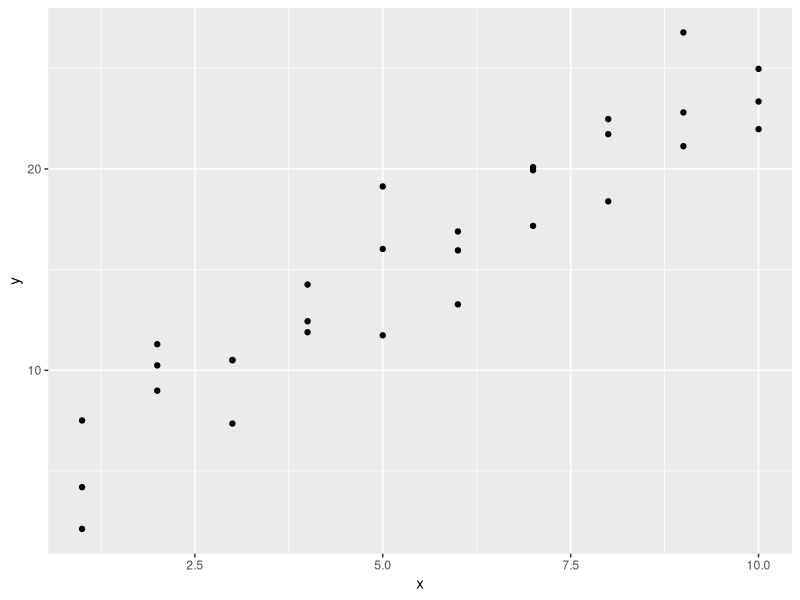
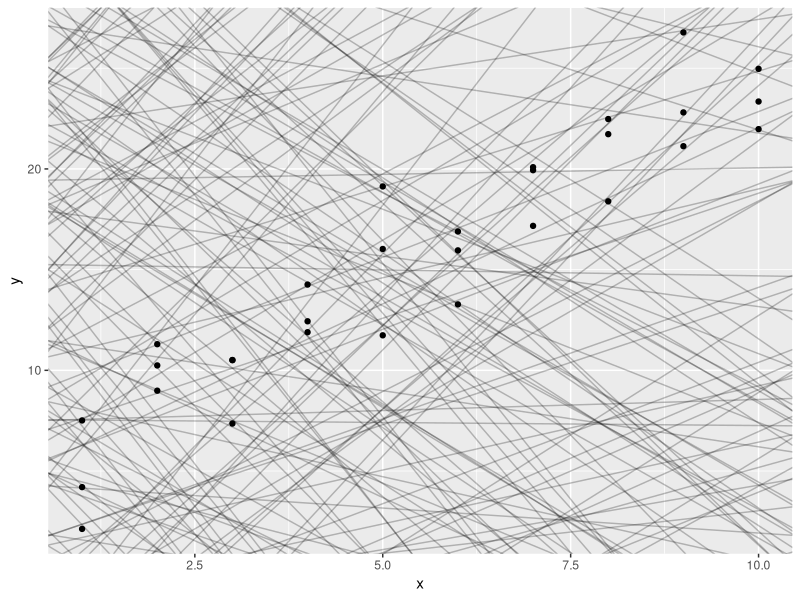
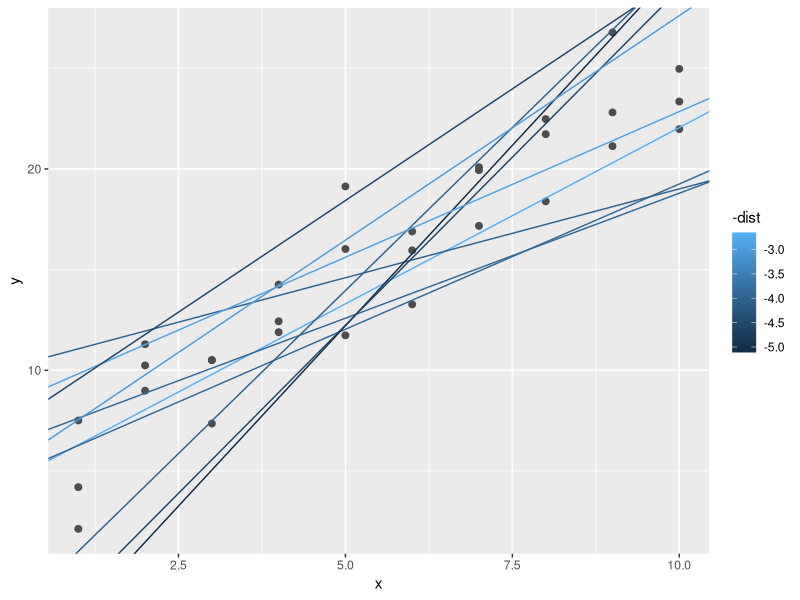
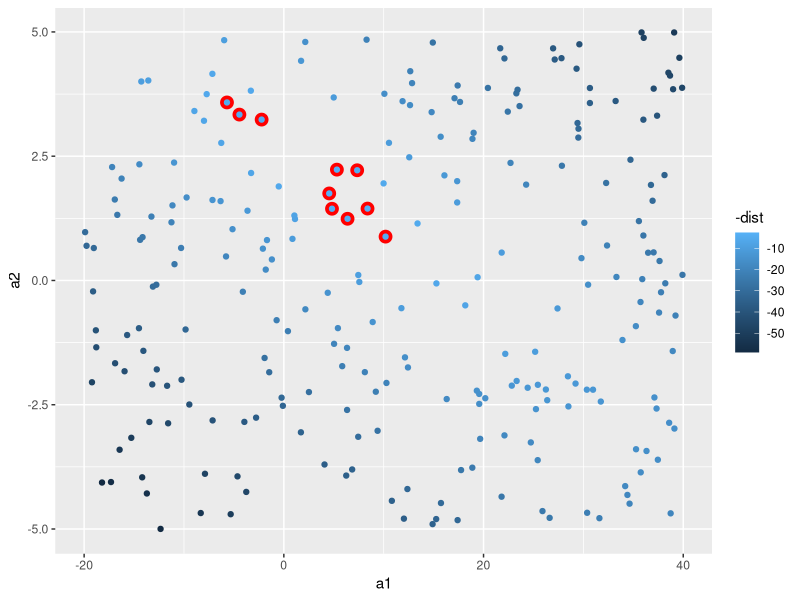
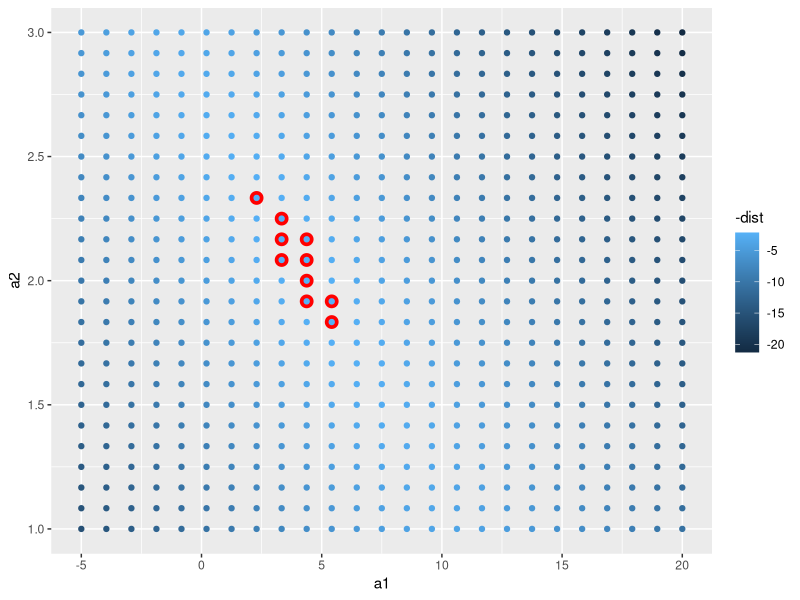
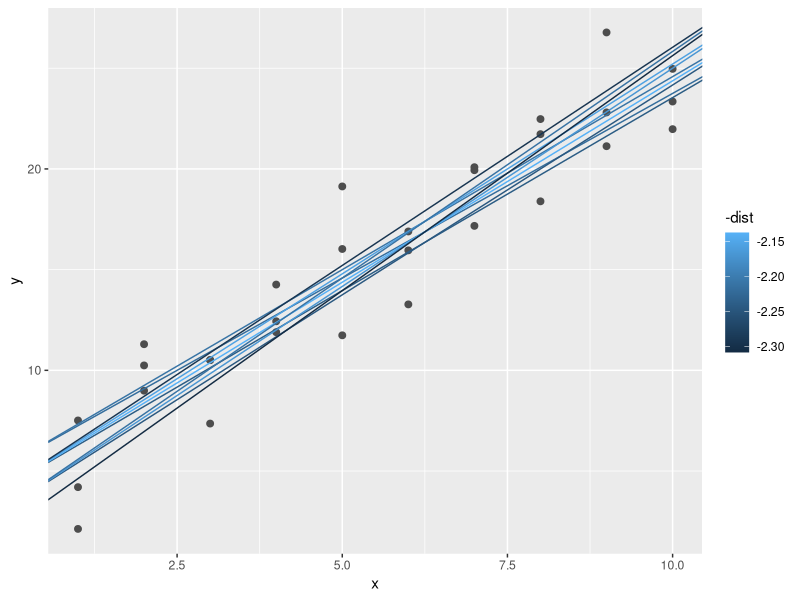
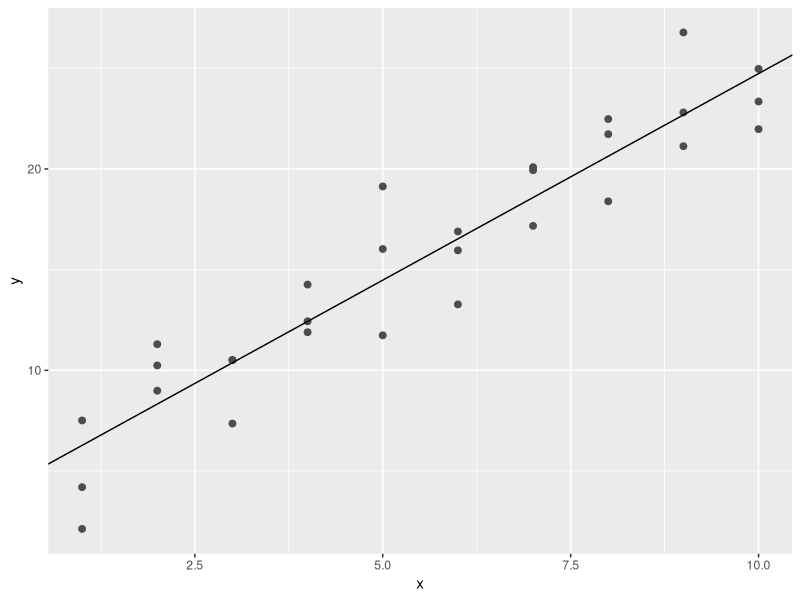
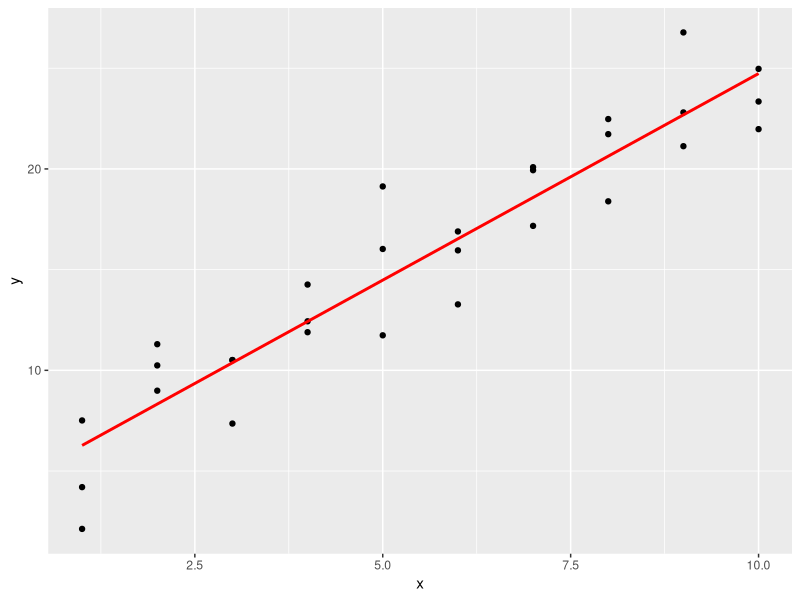

These figures' R source, in order: (Note: this script raises an error after producing the figures.)
## ---- chunk 1
knitr::opts_chunk$set(echo = TRUE,
                       warning = FALSE, message = FALSE)
## ---- chunk 2
library(tidyverse)
library(modelr)
options(na.action = na.warn)
## ---- chunk 3
ggplot(sim1, aes(x, y)) +
  geom_point()
## ---- chunk 4
models <- tibble(
  a1 = runif(250, -20, 40),
  a2 = runif(250, -5, 5)
)
## ---- chunk 5
ggplot(sim1, aes(x, y)) +
  geom_abline(
    aes(intercept = a1, slope = a2),
    data = models, alpha = 1/4
  ) +
  geom_point()
## ---- chunk 6
model1 <- function(a, data) {
  a[1] + data$x * a[2]
}

model1(c(7, 1.5), sim1)
## ---- chunk 7
measure_distance <- function(mod, data) {
  diff <- data$y - model1(mod, data)
  sqrt(mean(diff ^ 2))
}

measure_distance(c(7, 1.5), sim1)
## ---- chunk 8
sim1_dist <- function(a1, a2) {
  measure_distance(c(a1, a2), sim1)
}

models <- models %>%
  mutate(dist = purrr::map2_dbl(a1, a2, sim1_dist))

models
## ---- chunk 9
ggplot(sim1, aes(x, y)) +
  geom_point(size = 2, color = "grey30") +
  geom_abline(
    aes(intercept = a1, slope = a2, color = -dist),
    data = filter(models, rank(dist) <= 10)
  )
## ---- chunk 10
ggplot(models, aes(a1, a2)) +
  geom_point(
    data = filter(models, rank(dist) <= 10),
    size = 4, color = "red"
  ) + 
  geom_point(aes(colour = -dist))
## ---- chunk 11
grid <- expand.grid(
  a1 = seq(-5, 20, length = 25),
  a2 = seq(1, 3, length = 25)
) %>%
  mutate(dist = purrr::map2_dbl(a1, a2, sim1_dist))

grid %>%
  ggplot(aes(a1, a2)) +
  geom_point(
    data = filter(grid, rank(dist) <= 10),
    size = 4, colour = "red"
  ) +
  geom_point(aes(color = -dist))
## ---- chunk 12
ggplot(sim1, aes(x, y)) +
  geom_point(size = 2, color = "grey30") +
  geom_abline(
    aes(intercept = a1, slope = a2, color = -dist),
    data = filter(grid, rank(dist) <= 10)
  )
## ---- chunk 13
best <- optim(c(0, 0), measure_distance, data = sim1)

best$par

ggplot(sim1, aes(x, y)) +
  geom_point(size = 2, color = "grey30") +
  geom_abline(intercept = best$par[1], slope = best$par[2])
## ---- chunk 14
sim1_mod <- lm(y ~ x, data = sim1)

coef(sim1_mod)
## ---- chunk 15
grid <- sim1 %>%
  data_grid(x)

grid
## ---- chunk 16
grid <- grid %>%
  add_predictions(sim1_mod)

grid
## ---- chunk 17
ggplot(sim1, aes(x)) +
  geom_point(aes(y = y)) +
  geom_line(
    aes(y = pred),
    data = grid,
    colour = "red",
    size = 1
  )
## ---- chunk 18
sim1 <- sim1 %>%
  add_residuals(sim1_mod)

sim1
## ---- chunk 19
ggplot(sim1, aes(resid)) +
  geom_freqpoly(binwidth = 0.5)
## ---- chunk 20
ggplot(sim1, aes(x, resid)) +
  geom_ref_line(h = 0) +
  geom_point()
## ---- chunk 21
df <- tribble(
  ~y, ~x1, ~x2,
  4,2,5,
  5,1,6
)

model_matrix(df, y ~ x1)
## ---- chunk 22
model_matrix(df, y ~ x1 - 1)
## ---- chunk 23
model_matrix(df, y ~ x1 + x2)
## ---- chunk 24
df <- tribble(
  ~ sex, ~ response,
  "male", 1,
  "female", 2,
  "male", 1
)

model_matrix(df, response ~ sex)
## ---- chunk 25
ggplot(sim2) +
  geom_point(aes(x, y))
## ---- chunk 26
mod2 <- lm(y ~ x, data = sim2)

grid <- sim2 %>%
  data_grid(x) %>%
  add_predictions(mod2)

grid
## ---- chunk 27
ggplot(sim2, aes(x)) +
  geom_point(aes(y = y)) +
  geom_point(
    data = grid,
    aes(y = pred),
    color = "red",
    size=4 
  )
## ---- chunk 28
tibble(x = "e") %>%
  add_predictions(mod2)
  
# Error in eval(predvars, data, env) : 객체 'x1'를 찾을 수 없습니다  
## ---- chunk 29
ggplot(sim3, aes(x1, y)) +
  geom_point(aes(color = x2))
## ---- chunk 30
mod1 <- lm(y ~ x1 + x2, data = sim3)
## ---- chunk 31
mod2 <- lm(y ~ x1 * x2, data = sim3)
## ---- chunk 32
grid <- sim3 %>%
  data_grid(x1, x2) %>%
  gather_predictions(mod1, mod2)

grid
## ---- chunk 33
ggplot(sim3, aes(x1, y, color = x2)) +
  geom_point() +
  geom_line(data = grid, aes(y = pred)) +
  facet_wrap(~ model)
## ---- chunk 34
sim3 <- sim3 %>%
  gather_residuals(mod1, mod2)

ggplot(sim3, aes(x1, resid, color = x2)) +
  geom_point() +
  facet_grid(model ~ x2)
## ---- chunk 35
mod1 <- lm(y ~ x1 + x2, data = sim4)

mod2 <- lm(y ~ x1 * x2, data = sim4)

grid <- sim4 %>%
  data_grid(
    x1 = seq_range(x1, 5),
    x2 = seq_range(x2, 5)
  ) %>%
  gather_predictions(mod1, mod2)

grid
## ---- chunk 36
seq_range(c(0.0123, 0.923423), n = 5)

seq_range(c(0.0123, 0.923423), n = 5, pretty = TRUE)
## ---- chunk 37
x1 <- rcauchy(100)
## ---- chunk 38
seq_range(x1, n = 5)

seq_range(x1, n = 5, trim = 0.10)

seq_range(x1, n = 5, trim = 0.25)

seq_range(x1, n = 5, trim = 0.50)
## ---- chunk 39
x2 <- c(0, 1)

seq_range(x2, n = 5)

seq_range(x2, n = 5, expand = 0.10)

seq_range(x2, n = 5, expand = 0.25)

seq_range(x2, n = 5, expand = 0.50)
## ---- chunk 40
ggplot(grid, aes(x1, x2)) +
  geom_tile(aes(fill = pred)) +
  facet_wrap(~ model)
## ---- chunk 41
ggplot(grid, aes(x1, pred, color = x2, group = x2)) +
  geom_line() +
  facet_wrap(~ model)

ggplot(grid, aes(x2, pred, color = x1, group = x1)) +
  geom_line() +
  facet_wrap(~ model)
## ---- chunk 42
df <- tribble(
  ~y, ~x,
  1, 1,
  2, 2,
  3, 3
)

model_matrix(df, y ~ x^2 + x)

model_matrix(df, y ~ I(x^2) + x)
## ---- chunk 43
model_matrix(df, y ~ poly(x, 2))
## ---- chunk 44
library(splines)

model_matrix(df, y ~ ns(x, 2))
## ---- chunk 45
sim5 <- tibble(
  x = seq(0, 3.5 * pi, length = 50),
  y = 4 * sin(x) + rnorm(length(x))
)

ggplot(sim5, aes(x, y)) +
  geom_point()
## ---- chunk 46
mod1 <- lm(y ~ ns(x, 1), data = sim5)
mod2 <- lm(y ~ ns(x, 2), data = sim5)
mod3 <- lm(y ~ ns(x, 3), data = sim5)
mod4 <- lm(y ~ ns(x, 4), data = sim5)
mod5 <- lm(y ~ ns(x, 5), data = sim5)

grid <- sim5 %>%
  data_grid(x = seq_range(x, n = 50, expand = 0.1)) %>%
  gather_predictions(mod1, mod2, mod3, mod4, mod5, .pred = "y")

ggplot(sim5, aes(x, y)) +
  geom_point() +
  geom_line(data = grid, color = "red") +
  facet_wrap(~ model)
## ---- chunk 47
df <- tribble(
  ~x, ~y,
  1, 2.2,
  2, NA,
  3, 3.5,
  4, 8.3,
  NA, 10
)

mod <- lm(y ~ x, data = df)
## ---- chunk 48
# 경고메시지(들): 
# Dropping 2 rows with missing values 
## ---- chunk 49
mod <- lm(y ~ x, data = df, na.action = na.exclude)
## ---- chunk 50
nobs(mod)
